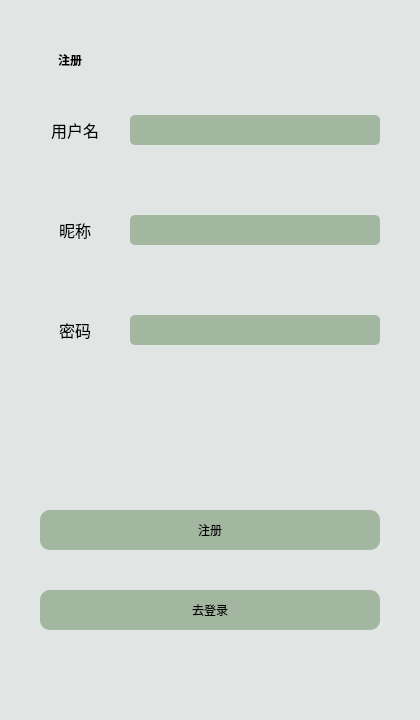
<?xml version="1.0" encoding="UTF-8"?>
<ui version="4.0">
 <class>Register</class>
 <widget class="QWidget" name="Register">
  <property name="geometry">
   <rect>
    <x>0</x>
    <y>0</y>
    <width>420</width>
    <height>720</height>
   </rect>
  </property>
  <property name="minimumSize">
   <size>
    <width>420</width>
    <height>720</height>
   </size>
  </property>
  <property name="maximumSize">
   <size>
    <width>420</width>
    <height>720</height>
   </size>
  </property>
  <property name="windowTitle">
   <string>Form</string>
  </property>
  <property name="styleSheet">
   <string notr="true">QWidget#Register{
	background-color:rgb(225, 229, 228);
}
QPushButton#registerButton{
	background-color:rgb(163, 183, 160);
	border-radius:10px;
}
QPushButton#loginButton{
	background-color:rgb(163, 183, 160);
	border-radius:10px;
}
QLineEdit#userLineEdit{
	background-color:rgb(163, 183, 160);
	border-radius:5px;
}
QLineEdit#passwdLineEdit{
	background-color:rgb(163, 183, 160);
	border-radius:5px;
}
QLineEdit#nameLineEdit{
	background-color:rgb(163, 183, 160);
	border-radius:5px;
}
</string>
  </property>
  <widget class="QLabel" name="label">
   <property name="geometry">
    <rect>
     <x>40</x>
     <y>110</y>
     <width>70</width>
     <height>40</height>
    </rect>
   </property>
   <property name="minimumSize">
    <size>
     <width>70</width>
     <height>40</height>
    </size>
   </property>
   <property name="maximumSize">
    <size>
     <width>70</width>
     <height>40</height>
    </size>
   </property>
   <property name="styleSheet">
    <string notr="true">font: 11pt &quot;黑体&quot;;</string>
   </property>
   <property name="text">
    <string>&lt;html&gt;&lt;head/&gt;&lt;body&gt;&lt;p align=&quot;center&quot;&gt;&lt;span style=&quot; font-size:12pt;&quot;&gt;用户名&lt;/span&gt;&lt;/p&gt;&lt;/body&gt;&lt;/html&gt;</string>
   </property>
  </widget>
  <widget class="QLabel" name="label_2">
   <property name="geometry">
    <rect>
     <x>40</x>
     <y>210</y>
     <width>70</width>
     <height>40</height>
    </rect>
   </property>
   <property name="minimumSize">
    <size>
     <width>70</width>
     <height>40</height>
    </size>
   </property>
   <property name="maximumSize">
    <size>
     <width>70</width>
     <height>40</height>
    </size>
   </property>
   <property name="styleSheet">
    <string notr="true">font: 11pt &quot;黑体&quot;;</string>
   </property>
   <property name="text">
    <string>&lt;html&gt;&lt;head/&gt;&lt;body&gt;&lt;p align=&quot;center&quot;&gt;&lt;span style=&quot; font-size:12pt;&quot;&gt;昵称&lt;/span&gt;&lt;/p&gt;&lt;/body&gt;&lt;/html&gt;</string>
   </property>
  </widget>
  <widget class="QLabel" name="label_3">
   <property name="geometry">
    <rect>
     <x>40</x>
     <y>310</y>
     <width>70</width>
     <height>40</height>
    </rect>
   </property>
   <property name="minimumSize">
    <size>
     <width>70</width>
     <height>40</height>
    </size>
   </property>
   <property name="maximumSize">
    <size>
     <width>70</width>
     <height>40</height>
    </size>
   </property>
   <property name="styleSheet">
    <string notr="true">font: 11pt &quot;黑体&quot;;</string>
   </property>
   <property name="text">
    <string>&lt;html&gt;&lt;head/&gt;&lt;body&gt;&lt;p align=&quot;center&quot;&gt;&lt;span style=&quot; font-size:12pt;&quot;&gt;密码&lt;/span&gt;&lt;/p&gt;&lt;/body&gt;&lt;/html&gt;</string>
   </property>
  </widget>
  <widget class="QLineEdit" name="userLineEdit">
   <property name="geometry">
    <rect>
     <x>130</x>
     <y>115</y>
     <width>250</width>
     <height>30</height>
    </rect>
   </property>
   <property name="minimumSize">
    <size>
     <width>250</width>
     <height>30</height>
    </size>
   </property>
   <property name="maximumSize">
    <size>
     <width>250</width>
     <height>30</height>
    </size>
   </property>
  </widget>
  <widget class="QLineEdit" name="nameLineEdit">
   <property name="geometry">
    <rect>
     <x>130</x>
     <y>215</y>
     <width>250</width>
     <height>30</height>
    </rect>
   </property>
   <property name="minimumSize">
    <size>
     <width>250</width>
     <height>30</height>
    </size>
   </property>
   <property name="maximumSize">
    <size>
     <width>250</width>
     <height>30</height>
    </size>
   </property>
  </widget>
  <widget class="QLineEdit" name="passwdLineEdit">
   <property name="geometry">
    <rect>
     <x>130</x>
     <y>315</y>
     <width>250</width>
     <height>30</height>
    </rect>
   </property>
   <property name="minimumSize">
    <size>
     <width>250</width>
     <height>30</height>
    </size>
   </property>
   <property name="maximumSize">
    <size>
     <width>250</width>
     <height>30</height>
    </size>
   </property>
  </widget>
  <widget class="QPushButton" name="registerButton">
   <property name="geometry">
    <rect>
     <x>40</x>
     <y>510</y>
     <width>340</width>
     <height>40</height>
    </rect>
   </property>
   <property name="minimumSize">
    <size>
     <width>340</width>
     <height>40</height>
    </size>
   </property>
   <property name="maximumSize">
    <size>
     <width>340</width>
     <height>40</height>
    </size>
   </property>
   <property name="styleSheet">
    <string notr="true">font: 11pt &quot;黑体&quot;;</string>
   </property>
   <property name="text">
    <string>注册</string>
   </property>
  </widget>
  <widget class="QPushButton" name="loginButton">
   <property name="geometry">
    <rect>
     <x>40</x>
     <y>590</y>
     <width>340</width>
     <height>40</height>
    </rect>
   </property>
   <property name="minimumSize">
    <size>
     <width>340</width>
     <height>40</height>
    </size>
   </property>
   <property name="maximumSize">
    <size>
     <width>340</width>
     <height>40</height>
    </size>
   </property>
   <property name="styleSheet">
    <string notr="true">font: 11pt &quot;黑体&quot;;</string>
   </property>
   <property name="text">
    <string>去登录</string>
   </property>
  </widget>
  <widget class="QLabel" name="label_4">
   <property name="geometry">
    <rect>
     <x>40</x>
     <y>40</y>
     <width>60</width>
     <height>40</height>
    </rect>
   </property>
   <property name="styleSheet">
    <string notr="true">font: 16pt &quot;黑体&quot;;</string>
   </property>
   <property name="text">
    <string>&lt;html&gt;&lt;head/&gt;&lt;body&gt;&lt;p align=&quot;center&quot;&gt;&lt;span style=&quot; font-weight:600;&quot;&gt;注册&lt;/span&gt;&lt;/p&gt;&lt;/body&gt;&lt;/html&gt;</string>
   </property>
  </widget>
 </widget>
 <resources/>
 <connections/>
</ui>
